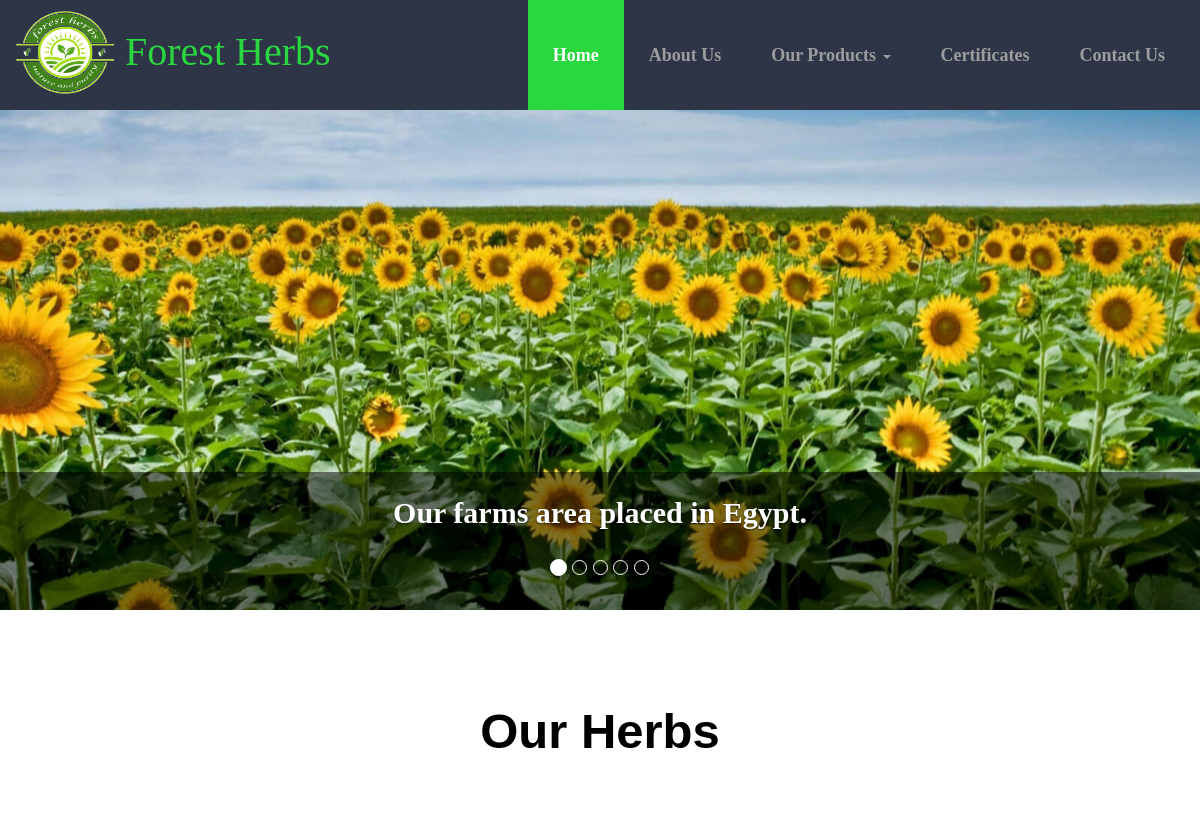
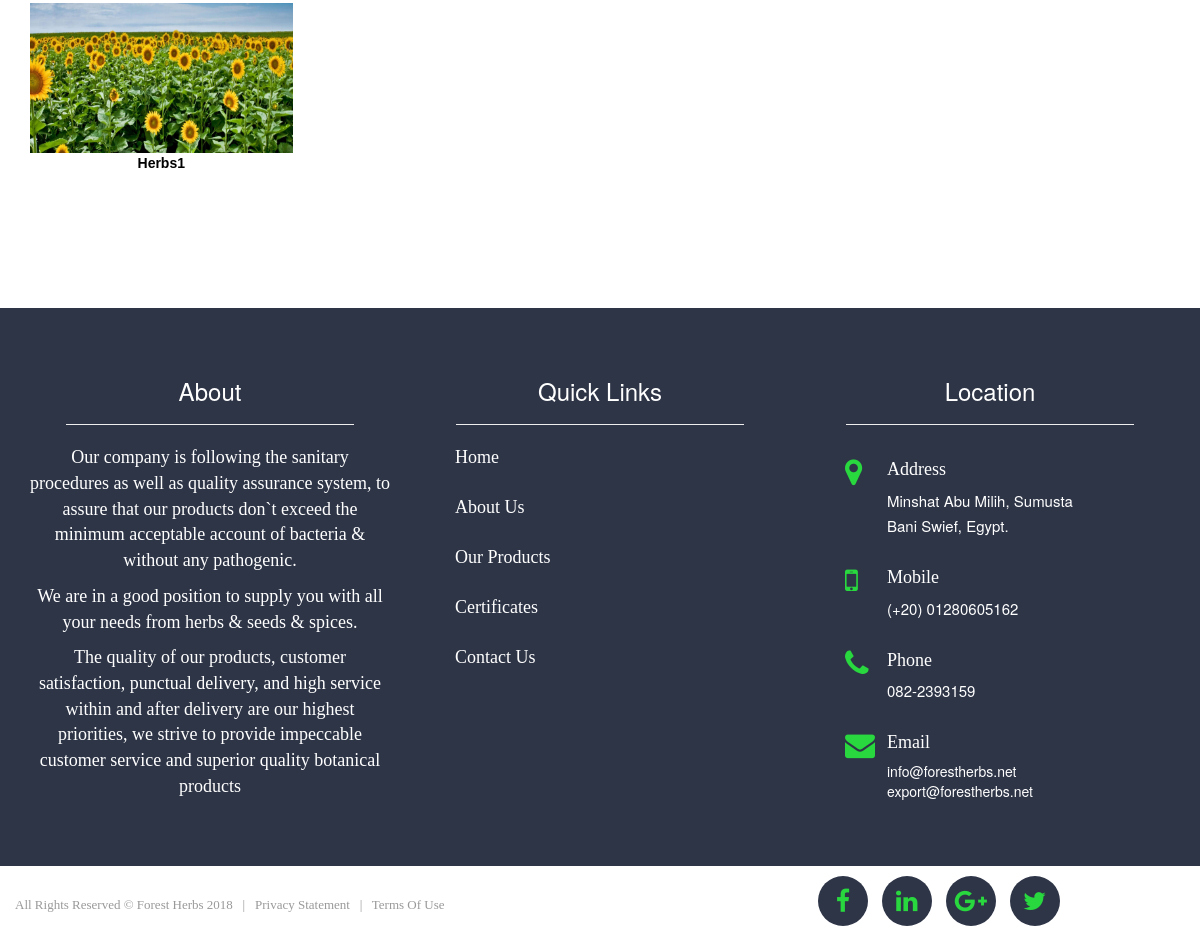
The app's page /Herbs.php with its own data (2 pictures, top to bottom).
### tables this page shows
CREATE TABLE `products` (
  `id` int(11) NOT NULL,
  `name` varchar(50) NOT NULL,
  `image` text NOT NULL,
  `description` text NOT NULL,
  `category_id` int(11) NOT NULL
);

### classes/Config.php (called while the page is built)
<?php
class Config {
    public static function get($path = null) {
        if ($path) {
            $config = $GLOBALS['config'];
            $path = explode('/', $path);
            foreach ($path as $bit) {
                if (isset($config[$bit])) {
                    $config = $config[$bit];
                }
            }
            return $config;
        }
        return FALSE;
    }
}

### classes/DB.php (called while the page is built, shortened)
<?php
class DB {
    private static $_instance = null;
    private $_pdo,
            $_query,
            $_error = FALSE,
            $_result,
            $_count = 0;
    private function __construct() {
        try {
            $this->_pdo = new PDO('mysql:host=' . Config::get('mysql/host') . ';dbname=' . Config::get('mysql/db') . '', Config::get('mysql/username'), Config::get('mysql/password'));
        } catch (PDOException $ex) {
            die($ex->getMessage());
        }
    }
    public static function getInstance() {
        if (!isset(self::$_instance)) {
            self::$_instance = new DB();
        }
        return self::$_instance;
    }
    public function query($sql, $params = array()) {
        if ($this->_query = $this->_pdo->prepare($sql)) {
            $paramIndex = 1;
            if (count($params)) {
                foreach ($params as $param) {
                    $this->_query->bindValue($paramIndex, $param);
                    $paramIndex++;
                }
            }
        }
        if ($this->_query->execute()) {
            $this->_result = $this->_query->fetchAll(PDO::FETCH_OBJ);
            $this->_count = $this->_query->rowCount();
        } else {
            $this->_error = TRUE;
        }
        return $this;
    }
    public function results() {
        return $this->_result;
    }
    public function count() {
        return $this->_count;
    }
}

### classes/User.php (called while the page is built, shortened)
<?php
class User {
    private $_db,
            $_data,
            $_sessionName;
    public function __construct($user = null) {
        $this->_db = DB::getInstance();
    }
    public function getProducts($productType) {
        $sql = 'SELECT *
                FROM   products
                WHERE  products.category_id = ( SELECT category.id FROM category WHERE category.name = ? )';
        $data = $this->_db->query($sql, $productType);
        if ($data->count()) {
            return $data->results();
        }
    }
}

### Herbs.php (the view, shortened to what this page needs)
<!DOCTYPE html>
<html lang="en">
    <head>
        <link href="./Resourses/CSS/bootstrap.css" rel="stylesheet" type="text/css" media="all" />
        <link href="./Resourses/CSS/font-awesome.css" rel="stylesheet" type="text/css" />
        <link href="./Resourses/CSS/main-style.css" rel="stylesheet" type="text/css" />
    </head>
    <body>
        <?php require './Header.php'; ?>
        <section class='ourImportantProducts'>
            <div class="container">
                <div class="row">
                    <h2 class="heading">Our Herbs</h2>
                    <?php
                    $user = new User();
                    $productData = $user->getProducts(array('Herbs'));
                    $imagePath = Config::get('downloadDestination');
                    if ($productData) {
                        foreach ($productData as $data) {
                            echo '<div class="col-md-3 col-sm-6 col-xs-12 "> ';
                            echo '<img src="' . $imagePath . $data->image . '" width="100%" height="150px"> ';
                            echo '<p class="subtitle">' . $data->name . '</p>';
                            echo '</div> ';
                        }
                    } else {
                        echo '<h4> No Avaliable Herbs Now </h4>';
                    }
                    ?>
                </div>
            </div>
        </section>
        <?php require './Footer.php'; ?>
    </body>
</html>

### Resourses/CSS/main-style.css (style rules this page uses)
:root { --main-color: #28d83e; }
.ourImportantProducts { text-align: center; }
.ourImportantProducts .heading { padding: 75px 0px 50px; color: #000; font-size: 3.5em; font-family: 'Lucida Sans Unicode', 'Lucida Grande', sans-serif; font-weight: bold; }
.ourImportantProducts .subtitle { margin: 0 0 3.5rem; color: #000; font-family: 'Lucida Sans Unicode', 'Lucida Grande', sans-serif; font-weight: bold; }

### records on screen
products: image (picture), name "Herbs1"
